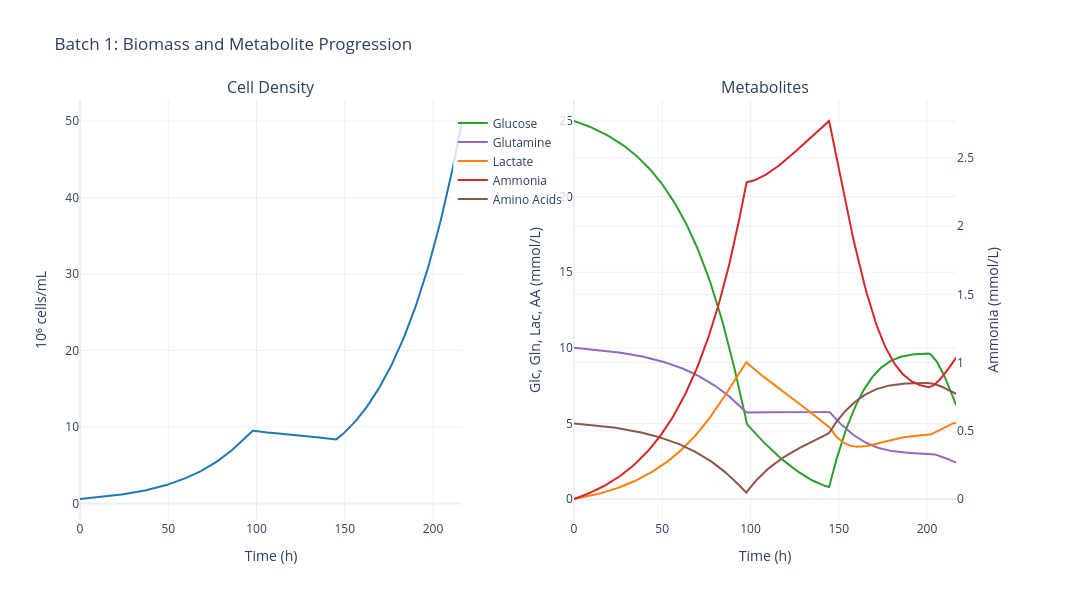

The cell this chart's notebook holds for it:
### Code cell
sim.data.plot_biomass_metabolites()

### Figure 1 — Plotly figure (JSON) as saved in the notebook; plotly's stock layout.template omitted (floating-point values rounded to 4 significant figures; data arrays with more than 128 entries replaced by an {"elided": "..."} marker saying what was removed)
{"data": [{"hovertemplate": "Time: %{x:.1f} h<br>Cell Density: %{y:.2f} 10⁶ cells/mL<extra></extra>", "line": {"color": "#1f77b4", "width": 2}, "mode": "lines", "name": "Cell Density", "showlegend": false, "type": "scatter", "x": {"elided": "284 float values"}, "xaxis": "x", "y": {"elided": "284 float values"}, "yaxis": "y"}, {"hovertemplate": "Time: %{x:.1f} h<br>Glucose: %{y:.2f} mmol/L<extra></extra>", "line": {"color": "#2ca02c", "width": 2}, "mode": "lines", "name": "Glucose", "type": "scatter", "x": {"elided": "284 float values"}, "xaxis": "x2", "y": {"elided": "284 float values"}, "yaxis": "y2"}, {"hovertemplate": "Time: %{x:.1f} h<br>Glutamine: %{y:.2f} mmol/L<extra></extra>", "line": {"color": "#9467bd", "width": 2}, "mode": "lines", "name": "Glutamine", "type": "scatter", "x": {"elided": "284 float values"}, "xaxis": "x2", "y": {"elided": "284 float values"}, "yaxis": "y2"}, {"hovertemplate": "Time: %{x:.1f} h<br>Lactate: %{y:.2f} mmol/L<extra></extra>", "line": {"color": "#ff7f0e", "width": 2}, "mode": "lines", "name": "Lactate", "type": "scatter", "x": {"elided": "284 float values"}, "xaxis": "x2", "y": {"elided": "284 float values"}, "yaxis": "y2"}, {"hovertemplate": "Time: %{x:.1f} h<br>Ammonia: %{y:.2f} mmol/L<extra></extra>", "line": {"color": "#d62728", "width": 2}, "mode": "lines", "name": "Ammonia", "type": "scatter", "x": {"elided": "284 float values"}, "xaxis": "x2", "y": {"elided": "284 float values"}, "yaxis": "y3"}, {"hovertemplate": "Time: %{x:.1f} h<br>Amino Acids: %{y:.2f} mmol/L<extra></extra>", "line": {"color": "#8c564b", "width": 2}, "mode": "lines", "name": "Amino Acids", "type": "scatter", "x": {"elided": "284 float values"}, "xaxis": "x2", "y": {"elided": "284 float values"}, "yaxis": "y2"}], "layout": {"annotations": [{"font": {"size": 16}, "showarrow": false, "text": "Cell Density", "x": 0.205, "xanchor": "center", "xref": "paper", "y": 1, "yanchor": "bottom", "yref": "paper"}, {"font": {"size": 16}, "showarrow": false, "text": "Metabolites", "x": 0.735, "xanchor": "center", "xref": "paper", "y": 1, "yanchor": "bottom", "yref": "paper"}], "font": {"size": 12}, "height": 600, "legend": {"bgcolor": "rgba(255,255,255,0.8)", "x": 0.4, "y": 0.98}, "showlegend": true, "title": {"text": "Batch 1: Biomass and Metabolite Progression"}, "width": 1400, "xaxis": {"anchor": "y", "domain": [0, 0.41], "title": {"text": "Time (h)"}}, "xaxis2": {"anchor": "y2", "domain": [0.53, 0.94], "title": {"text": "Time (h)"}}, "yaxis": {"anchor": "x", "domain": [0, 1], "title": {"text": "10⁶ cells/mL"}}, "yaxis2": {"anchor": "x2", "domain": [0, 1], "title": {"text": "Glc, Gln, Lac, AA (mmol/L)"}}, "yaxis3": {"anchor": "x2", "overlaying": "y2", "side": "right", "title": {"text": "Ammonia (mmol/L)"}}}}
